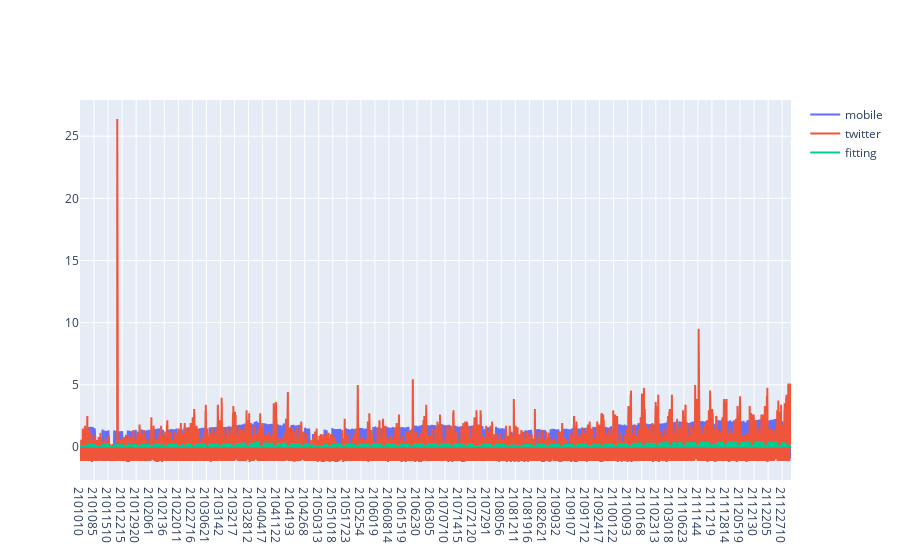

Here is the notebook cell this chart was saved with:
### Code cell
import plotly.graph_objects as go
fig = go.Figure(data=[
    go.Scatter(x=x_label, y=mobile_flatten_stand, name='mobile'),
    go.Scatter(x=x_label, y=twitter_flatten_stand, name="twitter"),
    go.Scatter(x=x_label, y=fitting, name="fitting"),
])
fig.show()

### Figure 1 — Plotly figure (JSON) as saved in the notebook; plotly's stock layout.template omitted (floating-point values rounded to 4 significant figures; data arrays with more than 128 entries replaced by an {"elided": "..."} marker saying what was removed)
{"data": [{"name": "mobile", "type": "scatter", "x": {"elided": "8760 str values"}, "y": {"elided": "8760 float values"}}, {"name": "twitter", "type": "scatter", "x": {"elided": "8760 str values"}, "y": {"elided": "8760 float values"}}, {"name": "fitting", "type": "scatter", "x": {"elided": "8760 str values"}, "y": {"elided": "8760 float values"}}], "layout": {}}
